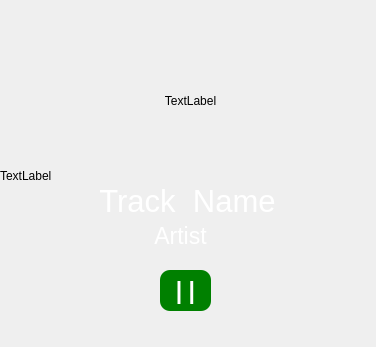
<?xml version="1.0" encoding="UTF-8"?>
<ui version="4.0">
 <class>Form</class>
 <widget class="QWidget" name="Form">
  <property name="geometry">
   <rect>
    <x>0</x>
    <y>0</y>
    <width>376</width>
    <height>347</height>
   </rect>
  </property>
  <property name="windowTitle">
   <string>Form</string>
  </property>
  <widget class="QLabel" name="background">
   <property name="geometry">
    <rect>
     <x>0</x>
     <y>0</y>
     <width>391</width>
     <height>351</height>
    </rect>
   </property>
   <property name="text">
    <string>TextLabel</string>
   </property>
  </widget>
  <widget class="QLabel" name="cover">
   <property name="geometry">
    <rect>
     <x>120</x>
     <y>40</y>
     <width>141</width>
     <height>121</height>
    </rect>
   </property>
   <property name="text">
    <string>TextLabel</string>
   </property>
   <property name="alignment">
    <set>Qt::AlignCenter</set>
   </property>
  </widget>
  <widget class="QLabel" name="name">
   <property name="geometry">
    <rect>
     <x>17</x>
     <y>185</y>
     <width>341</width>
     <height>31</height>
    </rect>
   </property>
   <property name="font">
    <font>
     <pointsize>23</pointsize>
    </font>
   </property>
   <property name="styleSheet">
    <string notr="true">color: white</string>
   </property>
   <property name="text">
    <string>Track_Name</string>
   </property>
   <property name="alignment">
    <set>Qt::AlignCenter</set>
   </property>
  </widget>
  <widget class="QLabel" name="artist">
   <property name="geometry">
    <rect>
     <x>10</x>
     <y>220</y>
     <width>341</width>
     <height>31</height>
    </rect>
   </property>
   <property name="font">
    <font>
     <pointsize>17</pointsize>
    </font>
   </property>
   <property name="styleSheet">
    <string notr="true">color: white</string>
   </property>
   <property name="text">
    <string>Artist</string>
   </property>
   <property name="alignment">
    <set>Qt::AlignCenter</set>
   </property>
  </widget>
  <widget class="QPushButton" name="action_button">
   <property name="geometry">
    <rect>
     <x>160</x>
     <y>270</y>
     <width>51</width>
     <height>41</height>
    </rect>
   </property>
   <property name="font">
    <font>
     <pointsize>17</pointsize>
     <weight>75</weight>
     <bold>true</bold>
    </font>
   </property>
   <property name="styleSheet">
    <string notr="true">background-color: green; color: white; border-radius: 10</string>
   </property>
   <property name="text">
    <string>| |</string>
   </property>
  </widget>
 </widget>
 <resources/>
 <connections/>
</ui>
